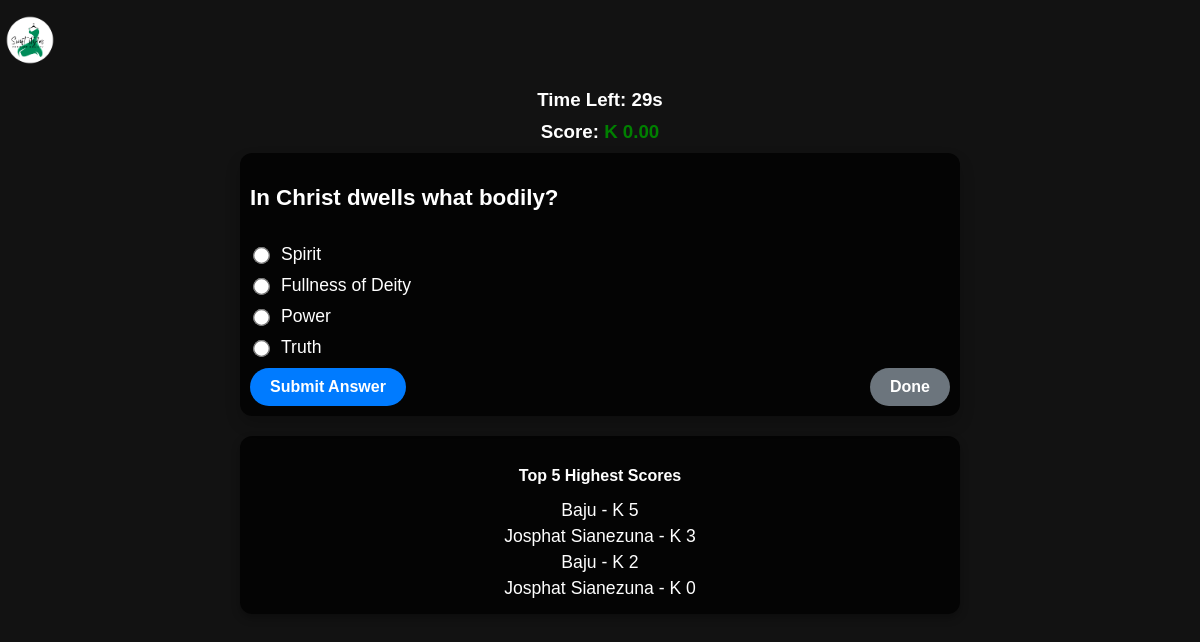
The page /quiz/ on the database as committed earlier.
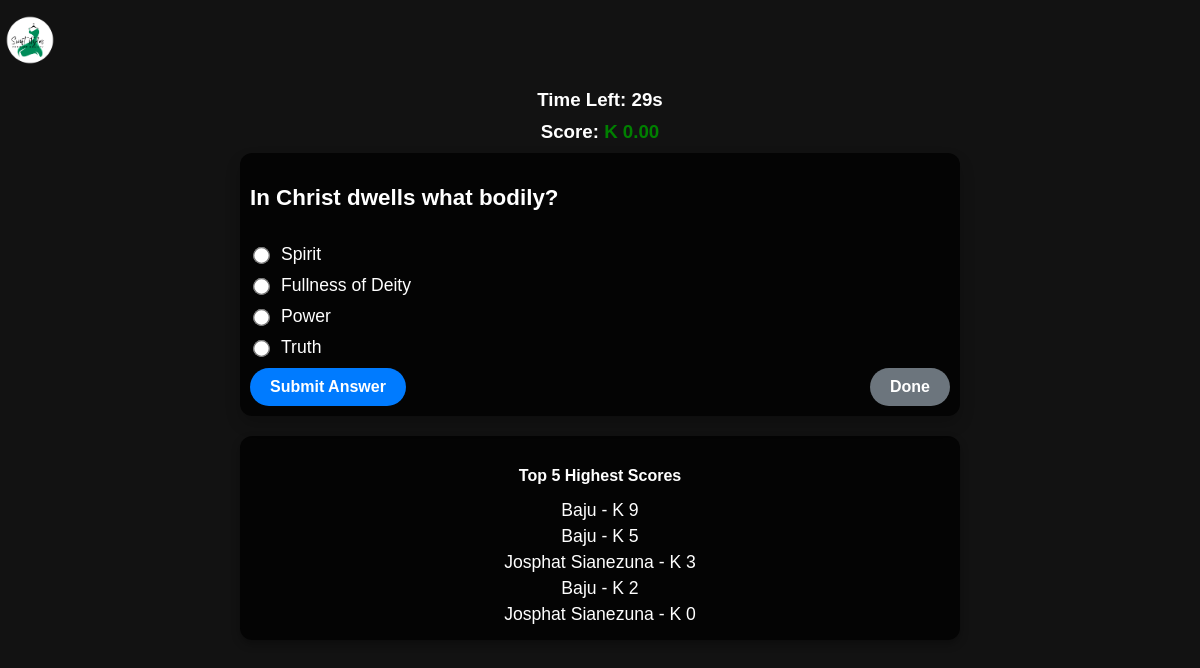
The same page on the database as committed later.
### mma/models.py (models this page shows, shortened)
class QuizQuestion(models.Model):
    question_text = models.TextField()
    option_a = models.CharField(max_length=255)
    option_b = models.CharField(max_length=255)
    option_c = models.CharField(max_length=255)
    option_d = models.CharField(max_length=255)
    correct_answer = models.CharField(max_length=1, choices=[('A', 'A'), ('B', 'B'), ('C', 'C'), ('D', 'D')])

class QuizScore(models.Model):
    username = models.CharField(max_length=255)
    phone_number = models.CharField(max_length=15)
    score = models.IntegerField(default=0)
    date_submitted = models.DateTimeField(auto_now_add=True)

### mma/views.py (the view, shortened to what this page needs)
# urls.py: path('quiz/', views.quiz_view, name='quiz'),
def quiz_view(request):
    question = random.choice(QuizQuestion.objects.all())  # Random question
    score = request.session.get('score', 0)
    top_scores = QuizScore.objects.all().order_by('-score')[:5]# Retrieve session score, default is 0
    return render(request, 'quiz.html', {'question': question, 'top_scores': top_scores, 'score': score})

### mma/templates/quiz.html (shortened to what this page needs)
{% extends 'base.html' %}
{% block content %}
<h1>Bible Quiz</h1><h3 id="timer">Time Left: 30s</h3>
<h3>
    Score:
    <span class="{% if score < 0 %}negative-score{% else %}positive-score{% endif %}">
        K {{ score|floatformat:2 }}
    </span>
</h3>
<div class="quiz-container">
    <form method="post" class="quiz-form">
        <p class="question-text">{{ question.question_text }}</p>
        <div class="options-container">
            <label class="option"><input type="radio" name="answer" value="A"> {{ question.option_a }}</label>
            <label class="option"><input type="radio" name="answer" value="B"> {{ question.option_b }}</label>
            <label class="option"><input type="radio" name="answer" value="C"> {{ question.option_c }}</label>
            <label class="option"><input type="radio" name="answer" value="D"> {{ question.option_d }}</label>
        </div>
        <div class="button-container">
            <button type="submit" class="btn btn-primary">Submit Answer</button>
            <button type="submit" name="submit_score" class="btn btn-secondary">Done</button>
        </div>
    </form>
</div>
<div class="top-scores">
    <h4>Top 5 Highest Scores</h4>
    {% for score in top_scores %}
        <p>{{ score.username }} - K {{ score.score }}</p>
    {% endfor %}
</div>
{% endblock %}

### mma/templates/base.html (shortened to what this page needs)
<!DOCTYPE html>
{% load static %}
<html lang="en">
<head>
    <link rel="stylesheet" href="https://cdnjs.cloudflare.com/ajax/libs/font-awesome/6.4.0/css/all.min.css">
</head>
<body>
<header>
<a href="{% url 'product_list' %}" class="logo">
    <img src="{% static 'logo.png' %}" alt="SwiftStyles Logo" style="width: 50px; height: 50px; border-radius: 50%;">
</a>
</header>
<div class="container">
    <main>
        {% block content %}{% endblock %}
    </main>
</div>
</body>
</html>

### mma/templates/base.html (style rules this page uses)
:root { --primary-color: #4CAF50; --secondary-color: #2196F3; --background-color: #121212; --card-background: #1E1E1E; --text-color: #FFFFFF; --secondary-text: #B0B0B0; --nav-height: 60px; --table-header-bg: #333; --table-row-bg: #1E1E1E; --table-row-alt-bg: #2E2E2E; }
body { font-family: 'Poppins', sans-serif; background-color: var(--background-color); color: var(--text-color); margin: 0; padding-top: 70px; }
header { display: flex; justify-content: space-between; align-items: center; padding: 15px 5px; background-color: var(--background-color); position: fixed; top: 0; width: 100%; z-index: 100; }
.logo img { width: 50px; height: 50px; border-radius: 50%; }
main { margin-top: 20px; padding: 0 20px; }
.btn { background-color: var(--primary-color); color: var(--text-color); border: none; border-radius: 25px; padding: 12px 24px; cursor: pointer; font-weight: 600; text-decoration: none; display: inline-block; transition: background-color 0.3s, transform 0.3s, box-shadow 0.3s; text-align: center; }
button { background-color: #007bff; color: white; border: none; padding: 5px 10px; cursor: pointer; border-radius: 4px; }

### mma/templates/quiz.html (style rules this page uses)
body { font-family: 'Arial', sans-serif; margin: 0; padding: 0; color: white; }
h1, h3 { text-align: center; margin: 10px 0; }
.quiz-container { max-width: 700px; margin: 10px auto; padding: 10px; background-color: rgba(0, 0, 0, 0.8); border-radius: 12px; box-shadow: 0 8px 15px rgba(0, 0, 0, 0.2); }
.quiz-form { display: flex; flex-direction: column; gap: 10px; }
.question-text { font-size: 1.4em; font-weight: bold; }
.options-container { display: grid; gap: 10px; }
.option { font-size: 1.1em; display: flex; align-items: center; gap: 10px; }
input[type="radio"] { transform: scale(1.3); }
.button-container { display: flex; justify-content: space-between; gap: 10px; }
.btn { padding: 10px 20px; font-size: 1em; font-weight: bold; border-radius: 25px; border: none; cursor: pointer; transition: transform 0.2s, opacity 0.2s; }
.btn-primary { background-color: #007bff; color: white; }
.btn-secondary { background-color: #6c757d; color: white; }
.top-scores { margin: 20px auto; background-color: rgba(0, 0, 0, 0.8); padding: 10px; border-radius: 12px; max-width: 700px; text-align: center; box-shadow: 0 4px 8px rgba(0, 0, 0, 0.3); }
.top-scores h4 { margin-bottom: 15px; }
.top-scores p { margin: 5px 0; font-size: 1.1em; }
.positive-score { color: green; }

Rows that differ between the two databases and show on the page:
added QuizScore: username "Baju", score "9"
